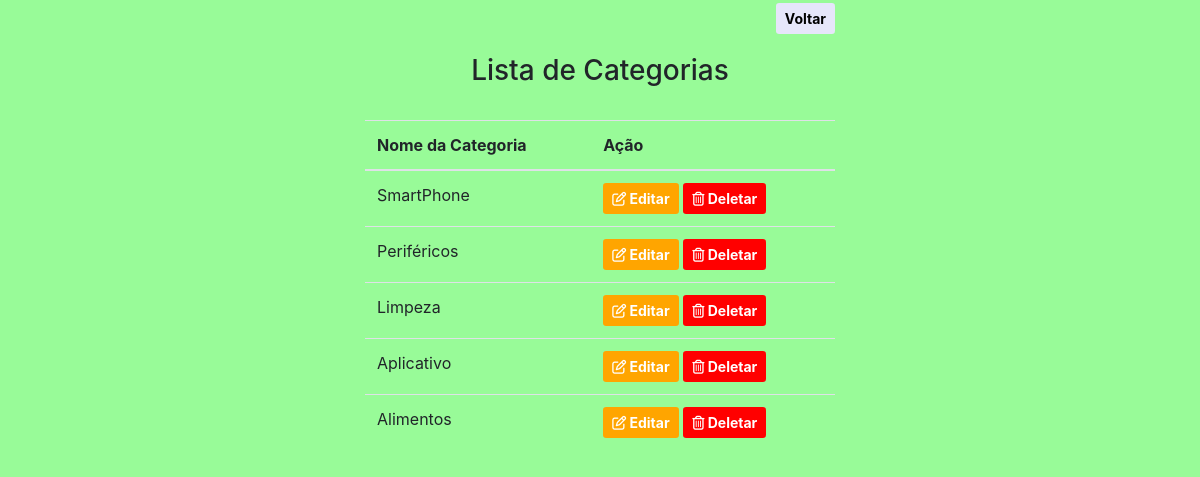
The app's page /Projeto_Estoque/telas/categoria/listar_categoria.php (signed in) with its own data.
### tables this page shows
CREATE TABLE `tb_categoria` (
  `id_categoria` int(11) NOT NULL,
  `nome_categoria` varchar(200) NOT NULL
);

### Projeto_Estoque/telas/categoria/listar_categoria.php (the view, shortened to what this page needs)
<!DOCTYPE html>
<html>
<head>
	<link rel="stylesheet" href="../../lib/bootstrap/css/bootstrap.min.css">
	<link rel="stylesheet" href="../../lib/css/style.css">
</head>
<body>
	<?php
		$login_usuario = $_SESSION['login_usuario'];
		include '../../lib/bd/conexao.php';
		$sql = "SELECT nivel_usuario FROM tb_usuario WHERE email_usuario = '$login_usuario' AND status = 'Ativo'";
		$buscar = mysqli_query($conexao, $sql);
		$array = mysqli_fetch_array($buscar);
		$nivel = $array['nivel_usuario'];
	?>
	<div class="container" id="tamanho_container_tab">
      <div id="botao_direita">
        <a href="../tela_inicial.php" role="button" id="botao_voltar" class="btn btn-sm">Voltar</a>
      </div>
		<h3>Lista de Categorias</h3><br>
		<table class="table" id="topo_tabela">
  			<thead>
    			<tr>
      				<th scope="col">Nome da Categoria</th>
      				<th scope="col">Ação</th>
   				 </tr>
  			</thead>
            <?php
            include '../../lib/bd/conexao.php';
    				$sql = "SELECT * FROM `tb_categoria`";
    				$busca = mysqli_query($conexao,$sql);
    				while($array = mysqli_fetch_array($busca)){
    				$id_categoria = $array['id_categoria'];
    				$nome_categoria = $array['nome_categoria'];
    				?>
    			<tr>
      				<td><?php echo $nome_categoria ?></td>
      				<td>
					  	<?php
							if(($nivel == 1) || ($nivel == 2)){
						?>
						<a class="btn btn-sm" id="botao_editar" href="editar_categoria.php?id=<?php echo $id_categoria ?>" role="button"><i class="far fa-edit"></i>&nbsp;Editar</a>
						<?php }
							if(($nivel == 1)){
						?>
                 		<a class="btn btn-sm" id="botao_deletar" href="deletar_categoria.php?id=<?php echo $id_categoria ?>" role="button"><i class="far fa-trash-alt"></i></i>&nbsp;Deletar</a>
						<?php } ?>
					</td>
    			</tr>
  			   <?php } ?>
		</table>
	</div>
</body>
</html>

### records on screen
tb_categoria: nome_categoria "SmartPhone"
tb_categoria: nome_categoria "Periféricos"
tb_categoria: nome_categoria "Limpeza"
tb_categoria: nome_categoria "Aplicativo"
tb_categoria: nome_categoria "Alimentos"
